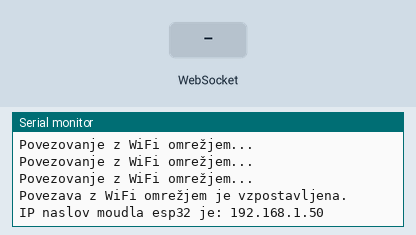
The program below on a simulated ESP32. Parts: the last lines printed to the serial monitor. The test bench sets the inputs (shaded band). WiFi joins after 1.5 s; servers stay silent unless stated.

Above: at 3.2 s.
3.3 s: WebSocket text "1" received
At 3.7 s:
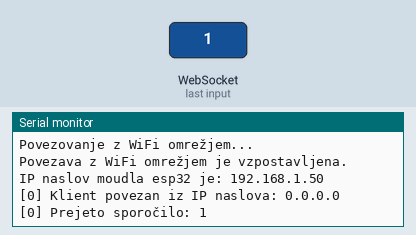
4.8 s: WebSocket text "0" received
At 6.1 s:
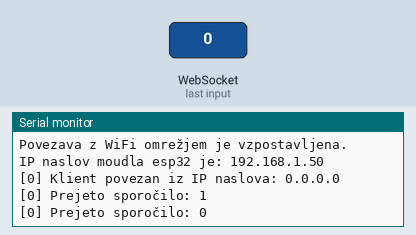

Measured:
- after the input at 3.3 s, the serial monitor: prints a new line at once (image 1)
- after the input at 4.8 s, the serial monitor: prints a new line at once (image 2)

The program:

main.cpp
```cpp
#include <Arduino.h>
#include <WiFi.h>
#include <WebServer.h>
#include "WebSocketsServer.h"

const char* ssid = "Liberty";
const char* password = "Maun2003";

WebServer server(80);
WebSocketsServer webSocket = WebSocketsServer(81);

uint8_t LED1pin = 2;
bool LED1status = LOW;

String HTML0 = "<!DOCTYPE html>\n\
<html lang='sl'>\n\
<head>\n\
<meta charset='UTF-8'>\n\
<meta name='viewport' content='width=device-width, initial-scale=1.0'>\n\
<title>ESP32</title>\n\
</head>\n\
<body>\n\
<h2>ESP32 WebSocket strežnik</h2>\n\
<p>WebSocket deluje na portu 81</p>\n\
</body>\n\
</html>\n";

void handle_root()
{
  server.send(200, "text/html; charset=utf-8", HTML0);
}

void handle_NotFound()
{
  server.send(404, "text/html", "Spletna stran ni bila najdena");
}

void onWebSocketEvent(uint8_t num, WStype_t type, uint8_t * payload, size_t length)
{

  switch(type)
  {

    case WStype_DISCONNECTED:
      Serial.printf("[%u] Klient odklopljen\n", num);
    break;

    case WStype_CONNECTED:
    {
      IPAddress ip = webSocket.remoteIP(num);
      Serial.printf("[%u] Klient povezan iz IP naslova: ", num);
      Serial.println(ip.toString());
    }
    break;

    case WStype_TEXT:
    {
      Serial.printf("[%u] Prejeto sporočilo: %s\n", num, payload);

      if(strcmp((char*)payload, "LED_ON") == 0)
      {
        digitalWrite(LED1pin, HIGH);
      }

      if(strcmp((char*)payload, "LED_OFF") == 0)
      {
        digitalWrite(LED1pin, LOW);
      }
    }
    break;

    default:
    break;
  }
}

void setup()
{

  Serial.begin(115200);

  WiFi.begin(ssid, password);

  while(WiFi.status() != WL_CONNECTED){
    delay(500);
    Serial.println("Povezovanje z WiFi omrežjem...");
  }

  Serial.println("Povezava z WiFi omrežjem je vzpostavljena.");
  Serial.print("IP naslov moudla esp32 je: ");
  Serial.println(WiFi.localIP());

  server.on("/", handle_root);
  server.onNotFound(handle_NotFound);
  server.begin();

  webSocket.begin();
  webSocket.onEvent(onWebSocketEvent);

  digitalWrite(LED1pin, HIGH);
  delay(500);
  digitalWrite(LED1pin, LOW);
}

void loop()
{
  server.handleClient();
  webSocket.loop();
}
```
